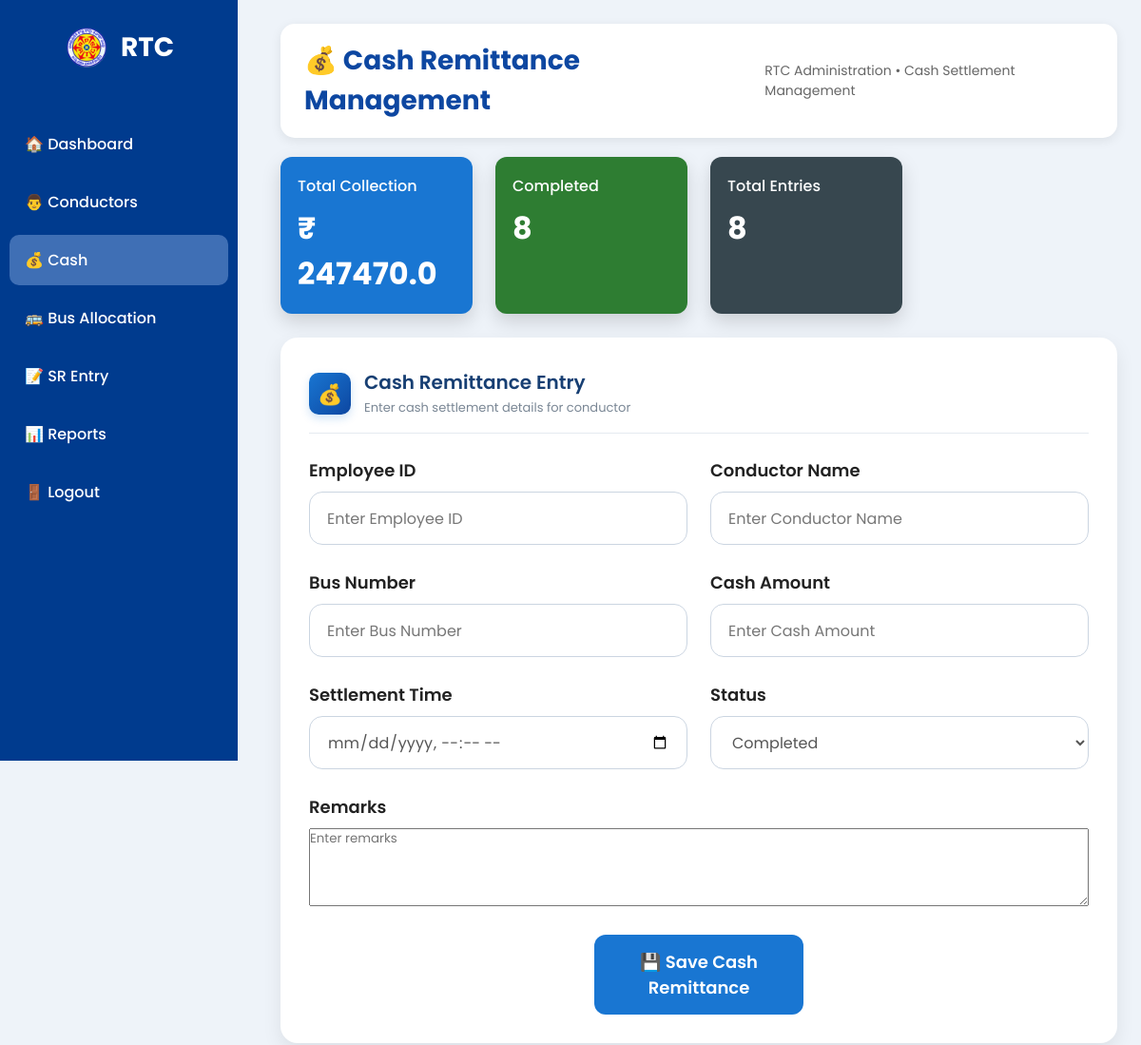
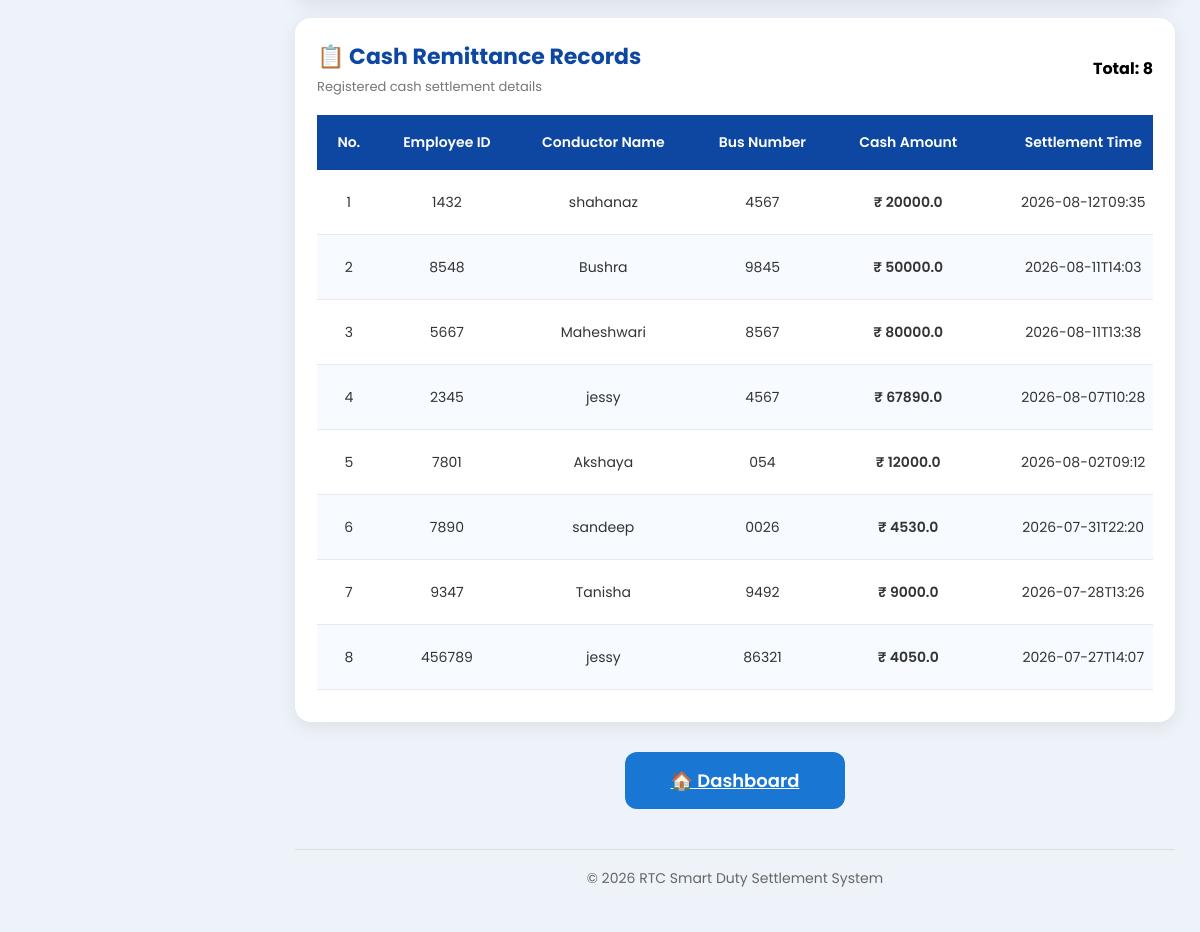
/cash, run on the app's committed database (2 pictures, top to bottom).
### tables this page shows
CREATE TABLE cash(
    id INTEGER PRIMARY KEY AUTOINCREMENT,
    employee_id TEXT NOT NULL,
    conductor_name TEXT NOT NULL,
    bus_number TEXT NOT NULL,
    cash_amount REAL NOT NULL,
    settlement_time TEXT NOT NULL,
    status TEXT NOT NULL,
    remarks TEXT
);

### app.py (the view)
@app.route("/cash")
def cash_page():
    conn = get_db()
    cursor = conn.cursor()
    cursor.execute("""
        SELECT *
        FROM cash
        ORDER BY id DESC
    """)
    cash_records = cursor.fetchall()
    cursor.execute("SELECT IFNULL(SUM(cash_amount),0) FROM cash")
    total_collection = cursor.fetchone()[0]
    cursor.execute("SELECT COUNT(*) FROM cash WHERE status='Completed'")
    completed_cash = cursor.fetchone()[0]
    cursor.execute("SELECT COUNT(*) FROM cash WHERE status='Pending'")
    pending_cash = cursor.fetchone()[0]
    conn.close()
    return render_template(
        "cash.html",
        cash_records=cash_records,
        completed_cash=completed_cash,
        pending_cash=pending_cash,
        total_collection=total_collection
    )

### app.py (called while the page is built)
def get_db():
    conn = sqlite3.connect(
        "database.db",
        timeout=30,
        check_same_thread=False
    )
    conn.row_factory = sqlite3.Row
    conn.execute("PRAGMA journal_mode=WAL")
    conn.execute("PRAGMA busy_timeout=30000")
    return conn

### templates/cash.html (shortened to what this page needs)
<!DOCTYPE html>
<html lang="en">
<head>
    <link rel="stylesheet"
          href="{{ url_for('static', filename='style.css') }}">
</head>
<body>
<div class="sidebar">
    <div class="logo">
        <img src="{{ url_for('static', filename='images/rtc_logo.png') }}">
        <h2>RTC</h2>
    </div>
    <ul>
        <li>
            <a href="/dashboard">
                🏠 Dashboard
            </a>
        </li>
        <li>
            <a href="/conductor">
                👨 Conductors
            </a>
        </li>
        <li class="active">
            <a href="/cash">
                💰 Cash
            </a>
        </li>
        <li>
            <a href="/bus">
                🚌 Bus Allocation
            </a>
        </li>
        <li>
            <a href="/sr">
                📝 SR Entry
            </a>
        </li>
        <li>
            <a href="/reports">
                📊 Reports
            </a>
        </li>
        <li>
            <a href="/logout">
                🚪 Logout
            </a>
        </li>
    </ul>
</div>
<div class="main-content">
    <div class="header">
        <div class="header-left">
            <h1>
                💰 Cash Remittance Management
            </h1>
            <p>
                RTC Administration • Cash Settlement Management
            </p>
        </div>
    </div>
    <div class="summary-grid">
        <div class="summary-card blue">
            <h4>
                Total Collection
            </h4>
            <h2>
                ₹ {{ total_collection }}
            </h2>
        </div>
        <div class="summary-card green">
            <h4>
                Completed
            </h4>
            <h2>
                {{ completed_cash }}
            </h2>
        </div>
        <div class="summary-card dark">
            <h4>
                Total Entries
            </h4>
            <h2>
                {{ cash_records|length }}
            </h2>
        </div>
    </div>
<div class="form-container">
    <div class="form-title">
        <div class="form-icon">
            💰
        </div>
        <div>
            <h2>Cash Remittance Entry</h2>
            <p>Enter cash settlement details for conductor</p>
        </div>
    </div>
    <form action="/save_cash" method="POST">
        <div class="form-grid">
            <div class="form-group">
                <label>Employee ID</label>
                <input type="text"
                       name="employee_id"
                       placeholder="Enter Employee ID"
                       required>
            </div>
            <div class="form-group">
                <label>Conductor Name</label>
                <input type="text"
                       name="conductor_name"
                       placeholder="Enter Conductor Name"
                       required>
            </div>
            <div class="form-group">
                <label>Bus Number</label>
                <input type="text"
                       name="bus_number"
                       placeholder="Enter Bus Number"
                       required>
            </div>
            <div class="form-group">
                <label>Cash Amount</label>
                <input type="number"
                       name="cash_amount"
                       placeholder="Enter Cash Amount"
                       step="0.01"
                       required>
            </div>
            <div class="form-group">
                <label>Settlement Time</label>
                <input type="datetime-local"
                       name="settlement_time"
                       required>
            </div>
            <div class="form-group">
                <label>Status</label>
                <select name="status">
                    <option value="Completed">Completed</option>
                </select>
            </div>
            <div class="form-group full-width">
                <label>Remarks</label>
                <textarea name="remarks"
                          placeholder="Enter remarks"
                          rows="4"></textarea>
            </div>
        </div>
        <button type="submit" class="save-btn">
            💾 Save Cash Remittance
        </button>
    </form>
</div>
    <div class="form-container table-card">
        <div class="section-header">
            <div>
                <h2>
                    📋 Cash Remittance Records
                </h2>
                <p>
                    Registered cash settlement details
                </p>
            </div>
            <strong>
                Total: {{ cash_records|length }}
            </strong>
        </div>
        <div class="cash-table-wrapper">
            <table class="professional-table cash-table">
                <thead>
                    <tr>
                        <th>
                            No.
                        </th>
                        <th>
                            Employee ID
                        </th>
                        <th>
                            Conductor Name
                        </th>
                        <th>
                            Bus Number
                        </th>
                        <th>
                            Cash Amount
                        </th>
                        <th>
                            Settlement Time
                        </th>
                    </tr>
                </thead>
                <tbody>
                    {% for cash in cash_records %}
                    <tr>
                        <td>
                            {{ loop.index }}
                        </td>
                        <td>
                            {{ cash[1] }}
                        </td>
                        <td>
                            {{ cash[2] }}
                        </td>
                        <td>
                            {{ cash[3] }}
                        </td>
                        <td class="cash-value">
                            ₹ {{ cash[4] }}
                        </td>
                        <td>
                            {{ cash[5] }}
                        </td>
                    </tr>
                    {% endfor %}
                </tbody>
            </table>
        </div>
    </div>
    <div style="
        text-align:center;
        margin:25px 0;
    ">
        <a href="/dashboard"
           class="save-btn">
            🏠 Dashboard
        </a>
    </div>
    <div class="footer">
        © 2026 RTC Smart Duty Settlement System
    </div>
</div>
</body>
</html>

### data on the page
cash: employee "1432", conductor_name "shahanaz", bus_number "4567", cash_amount "20000.0", settlement_time "2026-08-12T09:35"
cash: employee "8548", conductor_name "Bushra", bus_number "9845", cash_amount "50000.0", settlement_time "2026-08-11T14:03"
cash: employee "5667", conductor_name "Maheshwari", bus_number "8567", cash_amount "80000.0", settlement_time "2026-08-11T13:38"
cash: employee "2345", conductor_name "jessy", bus_number "4567", cash_amount "67890.0", settlement_time "2026-08-07T10:28"
cash: employee "7801", conductor_name "Akshaya", bus_number "054", cash_amount "12000.0", settlement_time "2026-08-02T09:12"
cash: employee "7890", conductor_name "sandeep", bus_number "0026", cash_amount "4530.0", settlement_time "2026-07-31T22:20"
cash: employee "9347", conductor_name "Tanisha", bus_number "9492", cash_amount "9000.0", settlement_time "2026-07-28T13:26"
cash: employee "456789", conductor_name "jessy", bus_number "86321", cash_amount "4050.0", settlement_time "2026-07-27T14:07"

### other printed values
{{ total_collection }} "247470.0"
{{ completed_cash }} "8"
{{ cash_records|length }} "8"
